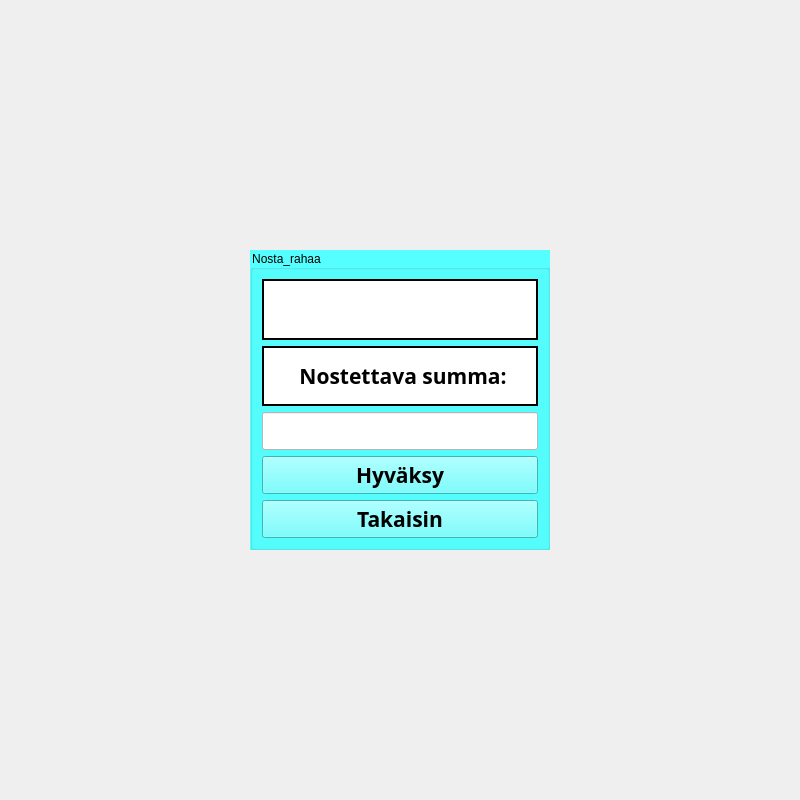
<?xml version="1.0" encoding="UTF-8"?>
<ui version="4.0">
 <class>Nosta_rahaa</class>
 <widget class="QWidget" name="Nosta_rahaa">
  <property name="geometry">
   <rect>
    <x>0</x>
    <y>0</y>
    <width>800</width>
    <height>800</height>
   </rect>
  </property>
  <property name="windowTitle">
   <string>Form</string>
  </property>
  <property name="autoFillBackground">
   <bool>false</bool>
  </property>
  <property name="styleSheet">
   <string notr="true"/>
  </property>
  <widget class="QGroupBox" name="groupBox">
   <property name="geometry">
    <rect>
     <x>250</x>
     <y>250</y>
     <width>300</width>
     <height>300</height>
    </rect>
   </property>
   <property name="styleSheet">
    <string notr="true">background-color: rgb(85, 255, 255);</string>
   </property>
   <property name="inputMethodHints">
    <set>Qt::ImhNone</set>
   </property>
   <property name="title">
    <string>Nosta_rahaa</string>
   </property>
   <property name="flat">
    <bool>false</bool>
   </property>
   <property name="checkable">
    <bool>false</bool>
   </property>
   <layout class="QVBoxLayout" name="verticalLayout">
    <item>
     <widget class="QLabel" name="label_info">
      <property name="font">
       <font>
        <family>Century Gothic</family>
        <pointsize>16</pointsize>
       </font>
      </property>
      <property name="autoFillBackground">
       <bool>false</bool>
      </property>
      <property name="styleSheet">
       <string notr="true">background-color: rgb(255, 255, 255);</string>
      </property>
      <property name="frameShape">
       <enum>QFrame::WinPanel</enum>
      </property>
      <property name="text">
       <string/>
      </property>
     </widget>
    </item>
    <item>
     <widget class="QLabel" name="label_Nostettava_summa">
      <property name="font">
       <font>
        <family>Century Gothic</family>
        <pointsize>16</pointsize>
        <weight>75</weight>
        <bold>true</bold>
       </font>
      </property>
      <property name="autoFillBackground">
       <bool>false</bool>
      </property>
      <property name="styleSheet">
       <string notr="true">background-color: rgb(255, 255, 255);</string>
      </property>
      <property name="frameShape">
       <enum>QFrame::WinPanel</enum>
      </property>
      <property name="text">
       <string>&lt;html&gt;&lt;head/&gt;&lt;body&gt;&lt;p align=&quot;center&quot;&gt;Nostettava summa:&lt;/p&gt;&lt;/body&gt;&lt;/html&gt;</string>
      </property>
     </widget>
    </item>
    <item>
     <widget class="QLineEdit" name="lineEdit_Summa">
      <property name="font">
       <font>
        <family>Century Gothic</family>
        <pointsize>16</pointsize>
       </font>
      </property>
      <property name="styleSheet">
       <string notr="true">background-color: rgb(255, 255, 255);</string>
      </property>
     </widget>
    </item>
    <item>
     <widget class="QPushButton" name="pushButton_Nosto">
      <property name="font">
       <font>
        <family>Century Gothic</family>
        <pointsize>16</pointsize>
        <weight>75</weight>
        <bold>true</bold>
       </font>
      </property>
      <property name="text">
       <string>Hyväksy</string>
      </property>
     </widget>
    </item>
    <item>
     <widget class="QPushButton" name="pushButton_Takaisin">
      <property name="font">
       <font>
        <family>Century Gothic</family>
        <pointsize>16</pointsize>
        <weight>75</weight>
        <bold>true</bold>
       </font>
      </property>
      <property name="autoFillBackground">
       <bool>false</bool>
      </property>
      <property name="text">
       <string>Takaisin</string>
      </property>
      <property name="flat">
       <bool>false</bool>
      </property>
     </widget>
    </item>
   </layout>
  </widget>
 </widget>
 <resources/>
 <connections/>
</ui>
